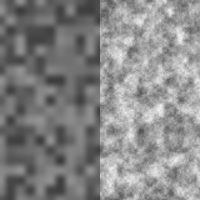
Frame 1 (no input)
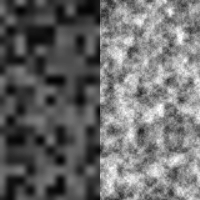
Frame 60 (the mouse pressed at the canvas centre just before this capture)
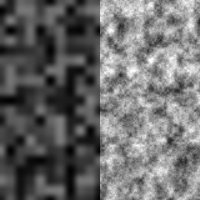
Frame 120 (the mouse held since frame 60 and released just before this capture)

The Processing sketch that drew these frames (run headless with seeded random() and noise(); from frame 60 on, the mouse is pressed at the canvas centre):

// Processing sketch: perlin_example
// ── perlin_example.pde
//Przykład użycia "Perlin Noise" ze zbioru przykładów Processingu
//Por. https://en.wikipedia.org/wiki/Perlin_noise

void setup() 
{
  size(200,200);
  //noiseSeed(10);
}

void draw()
{
  draw3();
}

float xoff = 0.0;   // Pierwszy wymiar
float yoff = 0.1;   // Drugi wymiar szumu Perlina

void draw0() 
{
  stroke(random(256),0,0); //stroke(frameCount%256,2*frameCount/100,0); //stroke(0, 10);
  xoff = xoff + .01;
  float n = noise(xoff) * width;
  line(n, 0, n, height);
}

void draw1() 
{
  background(255);
  xoff = xoff + .01;
  float n = noise(xoff) * width;
  line(n, 0, n, height);
}

float noiseScale = 0.10;

void draw2() 
{
  background(0);
  for (int x=0; x < width; x++) 
  {
    float noiseVal = noise((mouseX+x)*noiseScale, mouseY*noiseScale);
    stroke(noiseVal*255);
    line(x, mouseY+noiseVal*80, x, height);
  }
}

void draw3() 
{
  for (int y = 0; y < height; y++) 
  {
    for (int x = 0; x < width/2; x++) 
    {
      
      noiseDetail(1,0.5);
      float noiseVal = noise((mouseX+x) * noiseScale, (mouseY+y) * noiseScale);
      stroke(noiseVal*255);
      point(x,y);
      
      noiseDetail(4,0.65);
      noiseVal = noise((mouseX + x + width/2) * noiseScale, 
                       (mouseY + y) * noiseScale);
      stroke(noiseVal * 255);
      point(x + width/2, y);
    }
  }
}

void draw4() 
{ // https://processing.org/examples/noisewave.html
  background(51);

  fill(255);
  // Narysujemy wielokąt z punktów fali
  beginShape(); 
  
  float xoff = 0;       // Option #1: 2D Noise
  //float xoff = yoff;  // Option #2: 1D Noise
  
  // Iterujemy po pikselach poziomych
  for (float x = 0; x <= width; x += 10) 
  {
    // Obliczone wartości y na podstawie szumu, nanosimy na mapę
    float y = map(noise(xoff, yoff), 0, 1, height/10,height); // Option #1: 2D Noise
    // float y = map(noise(xoff), 0, 1, 200,300);    // Option #2: 1D Noise
    
    // Ustawiamy wierzchołek
    vertex(x, y); 
    // Zwiększenie wymiaru x dla szumu
    xoff += 0.05;
  }
  
  // Zwiększenie wymiaru y dla szumu
  yoff += 0.01;
  vertex(width, height);
  vertex(0, height);
  endShape(CLOSE);
}

//See also: https://www.openprocessing.org/sketch/494102/
